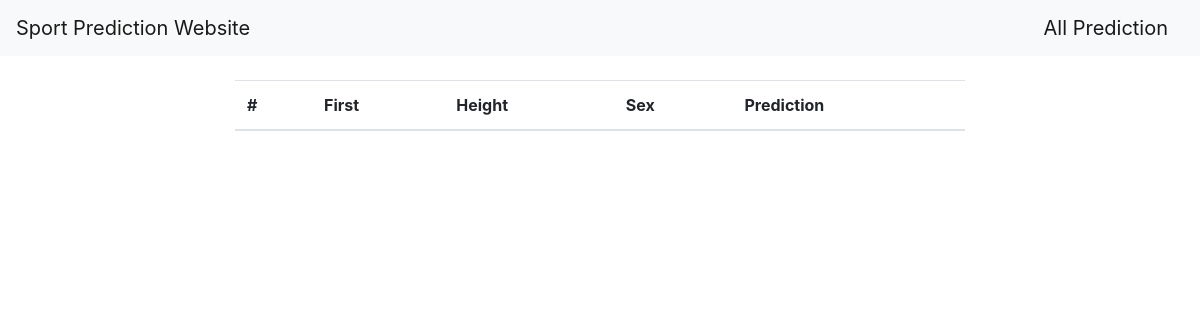
Before: /predictions/ with the older database file.
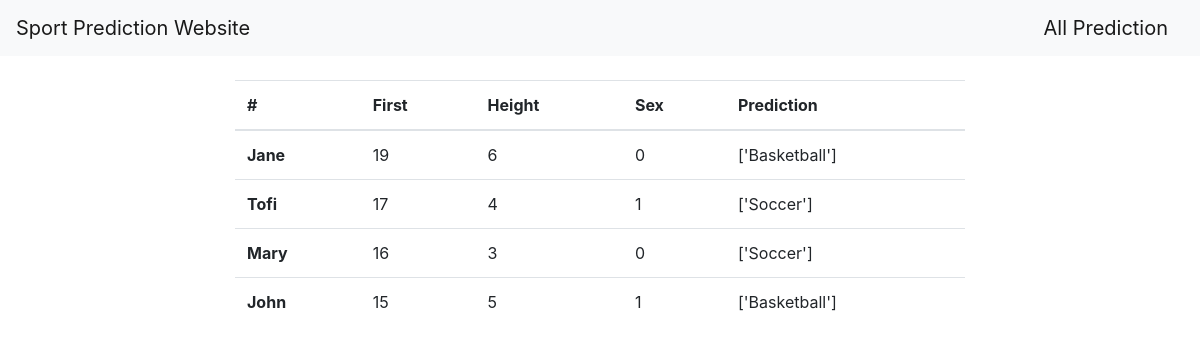
After: the same page with the newer database file.
### dashboard/models.py (models this page shows, shortened)
class Data(models.Model):
    name = models.CharField(max_length=100, null=True)
    age = models.PositiveIntegerField(validators = [MinValueValidator(13), MaxValueValidator(19)], null=True)
    height = models.PositiveIntegerField(null=True)
    sex = models.PositiveIntegerField(choices=GENDER, null=True)
    predictions = models.CharField(max_length=100, blank=True)
    date = models.DateTimeField(auto_now_add=True)
    class Meta:
        ordering = ['-date']

### dashboard/views.py (the view)
# urls.py: path('predictions/', views.predictions, name='dashboard-predictions'),
def predictions(request):
    predicted_sports = Data.objects.all()
    context={
        'predicted_sports': predicted_sports
    }
    return render(request, 'dashboard/predictions.html', context)

### templates/dashboard/predictions.html (shortened to what this page needs)
{% extends 'partials/base.html' %}
{%block content %}
<div class="container">
    <div class="row mt-4">
        <div class = "col-md-8 offset-md-2">
            <table class="table">
                <thead>
                  <tr>
                    <th scope="Name">#</th>
                    <th scope="Age">First</th>
                    <th scope="col">Height</th>
                    <th scope="col">Sex</th>
                    <th scope="col">Prediction</th>
                  </tr>
                </thead>
                <tbody>
                  {% for data in predicted_sports %}
                  <tr>
                    <th scope="row">{{ data.name }}</th>
                    <td>{{ data.age }}</td>
                    <td>{{ data.height }}</td>
                    <td>{{ data.sex }}</td>
                    <td>{{ data.predictions }}</td>
                  {% endfor %}
                </tbody>
              </table>
        </div>
    </div>
</div>
{% endblock%}

### templates/partials/base.html (shortened to what this page needs)
<!doctype html>
<html lang="en">
  <head>
    <link rel="stylesheet" href="https://cdn.jsdelivr.net/npm/bootstrap@4.6.1/dist/css/bootstrap.min.css">
  </head>
  <body>
    {%include 'partials/nav.html'%}
    {% block content%}
    {%endblock%}
  </body>
</html>

### templates/partials/nav.html
<nav class="navbar navbar-light bg-light">
    <a class="navbar-brand" href="{% url 'dashboard-index' %}">Sport Prediction Website</a>
    <a class="navbar-brand " href="{% url 'dashboard-predictions' %}">All Prediction</a>
  </nav>

Changed rows visible on the page:
added Data: name "Jane", age "19", height "6", sex "0", predictions "['Basketball']"
added Data: name "Tofi", age "17", height "4", sex "1", predictions "['Soccer']"
added Data: name "Mary", age "16", height "3", sex "0", predictions "['Soccer']"
added Data: name "John", age "15", height "5", sex "1", predictions "['Basketball']"
